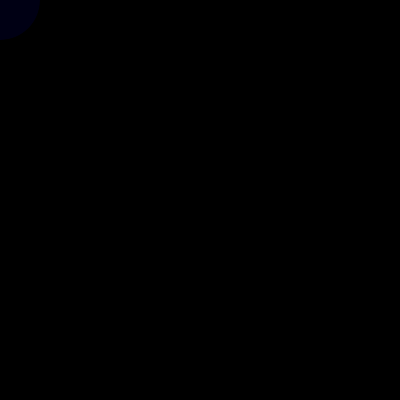
Frame 1 (no input)
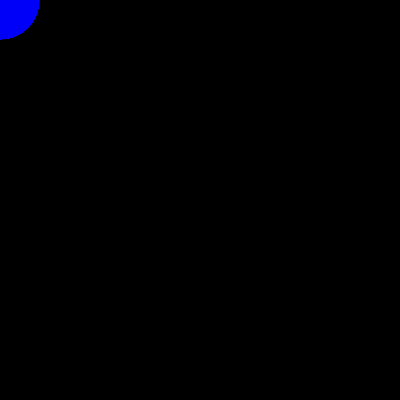
Frame 60 (the mouse pressed at the canvas centre just before this capture)
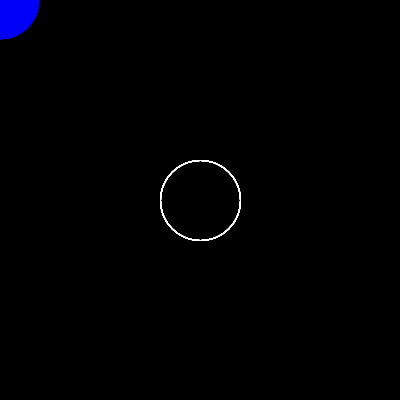
Frame 120 (the mouse held since frame 60 and released just before this capture)

The Processing sketch that drew these frames (run headless with seeded random() and noise(); from frame 60 on, the mouse is pressed at the canvas centre):

// Processing sketch: getting_started
// ── getting_started.pde
/*====================

  Kai Young
  SCIMA 300 - Homework #1.1 
  Getting Started Tutorial

====================*/

void setup(){
  background(0);
  size(400, 400);
}

void draw(){

  if(mousePressed){
    noFill();
    stroke(255, 125);
  } else {
    fill(0, 0, 255, 20);
  }
  ellipse(mouseX, mouseY, 80, 80);
}
